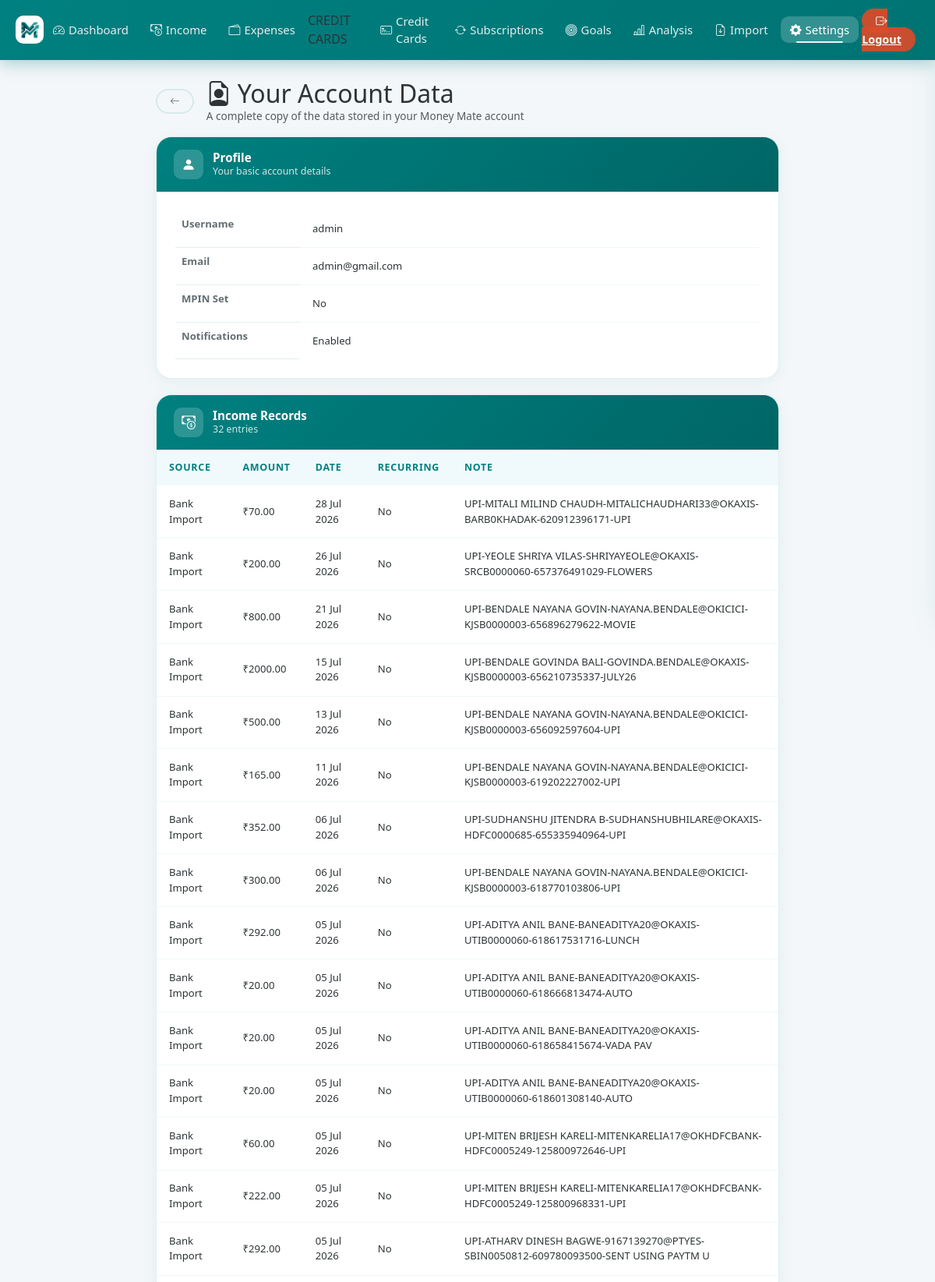
/request-account-info (signed in, upper part), run on the app's committed database.
### models.py (models this page shows, shortened)
class User(UserMixin, db.Model):
    id = db.Column(db.Integer, primary_key=True)
    username = db.Column(db.String(80), unique=True, nullable=False, index=True)
    email = db.Column(db.String(120), unique=True, nullable=False, index=True)
    password = db.Column(db.String(256), nullable=False)
    mpin = db.Column(db.String(6), nullable=True)
    has_seen_tutorial = db.Column(db.Boolean, default=False, nullable=False)
    last_monthly_reset = db.Column(db.DateTime, nullable=True)
    notifications_enabled = db.Column(db.Boolean, default=True, nullable=False)
    savings_balance = db.Column(db.Float, default=0.0, nullable=False)
    goals_wants_pct = db.Column(db.Float, default=30.0, nullable=False)
    incomes = db.relationship("Income", backref="user", lazy="dynamic")
    expenses = db.relationship("Expense", backref="user", lazy="dynamic")
    goals = db.relationship("Goal", backref="user", lazy="dynamic")

class Income(db.Model):
    id = db.Column(db.Integer, primary_key=True)
    user_id = db.Column(
        db.Integer, db.ForeignKey("user.id"), nullable=False, index=True
    )
    source = db.Column(db.String(100), nullable=False)
    amount = db.Column(db.Float, nullable=False)
    date_received = db.Column(db.DateTime, default=_now, index=True)
    created_at = db.Column(db.DateTime, default=_now)
    description = db.Column(db.String(200))
    is_recurring = db.Column(db.Boolean, default=False)
    __table_args__ = (db.Index("ix_income_user_date", "user_id", "date_received"),)

### app.py (the view)
@app.route("/request-account-info")
@login_required
def request_account_info():
    incomes = (
        Income.query.filter_by(user_id=current_user.id)
        .order_by(Income.date_received.desc())
        .all()
    )
    expenses = (
        Expense.query.filter_by(user_id=current_user.id)
        .order_by(Expense.date.desc())
        .all()
    )
    goals = Goal.query.filter_by(user_id=current_user.id).all()
    return render_template(
        "account_info.html",
        incomes=incomes,
        expenses=expenses,
        goals=goals,
        now=datetime.now(timezone.utc).replace(tzinfo=None),
    )

### app.py (called while the page is built)
@login_manager.user_loader
def load_user(user_id):
    return db.session.get(User, int(user_id))

    def __call__(self, environ, start_response):
        if environ.get("PATH_INFO") not in self._PWA_PATHS:
            return self.wsgi_app(environ, start_response)
        def _start_response(status, headers, exc_info=None):
            out = []
            for name, value in headers:
                if name.lower() == "vary":
                    parts = [p.strip() for p in value.split(",")
                             if p.strip().lower() != "cookie"]
                    value = ", ".join(parts) or "Accept-Encoding"
                out.append((name, value))
            return start_response(status, out, exc_info)
        return self.wsgi_app(environ, _start_response)

### models.py (called while the page is built)
    @property
    def progress_percentage(self):
        if self.target_amount == 0:
            return 0
        return min(100, (self.saved_amount / self.target_amount) * 100)

### templates/account_info.html (shortened to what this page needs)
{% extends "base.html" %}
{% block content %}
<div class="info-wrap">
  <div class="page-header mb-3 d-flex align-items-center gap-3">
    <a href="{{ url_for('settings') }}" class="btn btn-outline-secondary btn-sm rounded-pill px-3">
      <i class="bi bi-arrow-left"></i>
    </a>
    <div>
      <h2 class="page-title mb-0"><i class="bi bi-file-earmark-person me-2"></i>Your Account Data</h2>
      <p class="text-muted mb-0" style="font-size:0.85rem;">A complete copy of the data stored in your Money Mate
        account</p>
    </div>
  </div>
  <div class="info-section-card">
    <div class="info-section-header">
      <div class="card-icon"><i class="bi bi-person-fill"></i></div>
      <div>
        <h5>Profile</h5>
        <p>Your basic account details</p>
      </div>
    </div>
    <div class="p-4">
      <table class="table info-table mb-0">
        <tr>
          <th style="width:160px;">Username</th>
          <td>{{ current_user.username }}</td>
        </tr>
        <tr>
          <th>Email</th>
          <td>{{ current_user.email }}</td>
        </tr>
        <tr>
          <th>MPIN Set</th>
          <td>{{ 'Yes' if current_user.mpin else 'No' }}</td>
        </tr>
        <tr>
          <th>Notifications</th>
          <td>{{ 'Enabled' if current_user.notifications_enabled else 'Disabled' }}</td>
        </tr>
      </table>
    </div>
  </div>
  <div class="info-section-card">
    <div class="info-section-header">
      <div class="card-icon"><i class="bi bi-cash-coin"></i></div>
      <div>
        <h5>Income Records</h5>
        <p>{{ incomes|length }} entries</p>
      </div>
    </div>
    {% if incomes %}
    <div class="table-responsive">
      <table class="table info-table mb-0">
        <thead>
          <tr>
            <th>Source</th>
            <th>Amount</th>
            <th>Date</th>
            <th>Recurring</th>
            <th>Note</th>
          </tr>
        </thead>
        <tbody>
          {% for i in incomes %}
          <tr>
            <td>{{ i.source }}</td>
            <td>₹{{ "%.2f"|format(i.amount) }}</td>
            <td>{{ i.date_received.strftime('%d %b %Y') }}</td>
            <td>{{ 'Yes' if i.is_recurring else 'No' }}</td>
            <td>{{ i.description or '—' }}</td>
          </tr>
          {% endfor %}
        </tbody>
      </table>
    </div>
    {% else %}
    <p class="empty-info">No income records found.</p>
    {% endif %}
  </div>
</div>
{% endblock %}

### static/style.css (style rules this page uses)
:root { --brand-primary: #008080; --brand-secondary: #80BFBF; --brand-accent: #00b894; --brand-danger: #FF924D; --brand-warning: #f39c12; --brand-info: #0984e3; --gradient-brand: linear-gradient(135deg, #008080 0%, #006666 100%); --gradient-green: linear-gradient(135deg, #00b894 0%, #55efc4 100%); --gradient-red: linear-gradient(135deg, #FF924D 0%, #FFB380 100%); --gradient-orange: linear-gradient(135deg, #f39c12 0%, #fdcb6e 100%); --gradient-blue: linear-gradient(135deg, #0984e3 0%, #74b9ff 100%); --bg-page: #f4f7f9; --bg-card: rgba(255, 255, 255, 0.97); --bg-card-hover: #fff; --text-primary: #2d3436; --text-secondary: #636e72; --text-muted: #b2bec3; --border-color: rgba(0, 128, 128, 0.12); --shadow-sm: 0 2px 12px rgba(0, 128, 128, 0.08); --shadow-md: 0 8px 30px rgba(0, 128, 128, 0.12); --shadow-lg: 0 20px 50px rgba(0, 128, 128, 0.18); --shadow-hover: 0 15px 40px rgba(0, 128, 128, 0.22); --radius-sm: 10px; --radius-md: 16px; --radius-lg: 24px; --radius-pill: 50px; --transition: all 0.28s cubic-bezier(0.4, 0, 0.2, 1); }
html { scroll-behavior: smooth; }
*, *::before, *::after { box-sizing: border-box; }
body { background: var(--bg-page); font-family: 'Segoe UI', system-ui, -apple-system, sans-serif; color: var(--text-primary); min-height: 100vh; display: flex; flex-direction: column; transition: background 0.3s, color 0.3s; }
.btn { border-radius: var(--radius-sm); font-weight: 600; font-size: 0.9rem; transition: var(--transition); position: relative; overflow: hidden; border: none; cursor: pointer; }
.btn::after { content: ''; position: absolute; inset: 0; background: rgba(255, 255, 255, 0); transition: var(--transition); }
.btn-outline-secondary { border: 2px solid var(--border-color); color: var(--text-secondary); background: transparent; }
.btn-sm { font-size: 0.8rem; padding: 0.3rem 0.85rem; }
.table { margin: 0; font-size: 0.9rem; }
.table thead th { background: #f0f9fb; color: var(--brand-primary); font-weight: 700; font-size: 0.78rem; text-transform: uppercase; letter-spacing: 0.7px; border: none; padding: 0.85rem 1rem; }
.table tbody td { padding: 0.85rem 1rem; border-bottom: 1px solid rgba(0, 128, 128, 0.06); vertical-align: middle; color: var(--text-primary); }
.table tbody tr:last-child td { border-bottom: none; }
.btn { position: relative; overflow: hidden; }
body { padding-left: env(safe-area-inset-left, 0px); padding-right: env(safe-area-inset-right, 0px); }

### templates/account_info.html (style rules this page uses)
.info-wrap { max-width: 800px; margin: 0 auto; }
.info-section-card { border-radius: 20px; border: 1.5px solid var(--border-color); background: var(--bg-card); overflow: hidden; margin-bottom: 20px; box-shadow: 0 4px 20px rgba(0, 128, 128, 0.07); }
.info-section-header { background: var(--gradient-brand); color: white; padding: 16px 22px; display: flex; align-items: center; gap: 12px; }
.info-section-header .card-icon { width: 38px; height: 38px; background: rgba(255, 255, 255, 0.18); border-radius: 10px; display: flex; align-items: center; justify-content: center; font-size: 1.1rem; flex-shrink: 0; }
.info-section-header h5 { font-weight: 700; margin: 0; font-size: 0.95rem; }
.info-section-header p { margin: 0; opacity: 0.82; font-size: 0.78rem; }
.info-table { font-size: 0.82rem; }
.info-table th { font-weight: 600; color: var(--text-secondary); border-color: var(--border-color); }
.info-table td { color: var(--text-primary); border-color: var(--border-color); }

### data on the page
User: username "admin", email "admin@gmail.com", mpin "No", notifications_enabled "Enabled"
Income: source "Bank Import", amount "70.00", date_received "28 Jul 2026", is_recurring "No", description "UPI-MITALI MILIND CHAUDH-MITALICHAUDHARI33@OKAXIS-BARB0KHADAK-620912396171-UPI"
Income: source "Bank Import", amount "200.00", date_received "26 Jul 2026", is_recurring "No", description "UPI-YEOLE SHRIYA VILAS-SHRIYAYEOLE@OKAXIS-SRCB0000060-657376491029-FLOWERS"
Income: source "Bank Import", amount "800.00", date_received "21 Jul 2026", is_recurring "No", description "UPI-BENDALE NAYANA GOVIN-NAYANA.BENDALE@OKICICI-KJSB0000003-656896279622-MOVIE"
Income: source "Bank Import", amount "2000.00", date_received "15 Jul 2026", is_recurring "No", description "UPI-BENDALE GOVINDA BALI-GOVINDA.BENDALE@OKAXIS-KJSB0000003-656210735337-JULY26"
Income: source "Bank Import", amount "500.00", date_received "13 Jul 2026", is_recurring "No", description "UPI-BENDALE NAYANA GOVIN-NAYANA.BENDALE@OKICICI-KJSB0000003-656092597604-UPI"
Income: source "Bank Import", amount "165.00", date_received "11 Jul 2026", is_recurring "No", description "UPI-BENDALE NAYANA GOVIN-NAYANA.BENDALE@OKICICI-KJSB0000003-619202227002-UPI"
Income: source "Bank Import", amount "352.00", date_received "06 Jul 2026", is_recurring "No", description "UPI-SUDHANSHU JITENDRA B-SUDHANSHUBHILARE@OKAXIS-HDFC0000685-655335940964-UPI"
Income: source "Bank Import", amount "300.00", date_received "06 Jul 2026", is_recurring "No", description "UPI-BENDALE NAYANA GOVIN-NAYANA.BENDALE@OKICICI-KJSB0000003-618770103806-UPI"
Income: source "Bank Import", amount "292.00", date_received "05 Jul 2026", is_recurring "No", description "UPI-ADITYA ANIL BANE-BANEADITYA20@OKAXIS-UTIB0000060-618617531716-LUNCH"
Income: source "Bank Import", amount "20.00", date_received "05 Jul 2026", is_recurring "No", description "UPI-ADITYA ANIL BANE-BANEADITYA20@OKAXIS-UTIB0000060-618666813474-AUTO"
Income: source "Bank Import", amount "20.00", date_received "05 Jul 2026", is_recurring "No", description "UPI-ADITYA ANIL BANE-BANEADITYA20@OKAXIS-UTIB0000060-618658415674-VADA PAV"
Income: source "Bank Import", amount "20.00", date_received "05 Jul 2026", is_recurring "No", description "UPI-ADITYA ANIL BANE-BANEADITYA20@OKAXIS-UTIB0000060-618601308140-AUTO"
Income: source "Bank Import", amount "60.00", date_received "05 Jul 2026", is_recurring "No", description "UPI-MITEN BRIJESH KARELI-MITENKARELIA17@OKHDFCBANK-HDFC0005249-125800972646-UPI"
Income: source "Bank Import", amount "222.00", date_received "05 Jul 2026", is_recurring "No", description "UPI-MITEN BRIJESH KARELI-MITENKARELIA17@OKHDFCBANK-HDFC0005249-125800968331-UPI"
Income: source "Bank Import", amount "292.00", date_received "05 Jul 2026", is_recurring "No", description "UPI-ATHARV DINESH BAGWE-9167139270@PTYES-SBIN0050812-609780093500-SENT USING PAYTM U"

### other printed values
{{ incomes|length }} "32"
